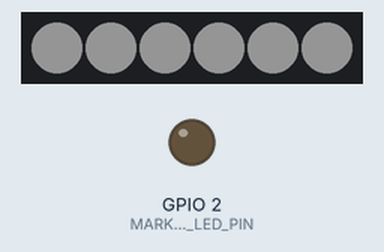
Bench run of a sketch on a simulated ESP32. Parts: 6 RGB LEDs in strip order, left to right, output pins drawn as LEDs (lit = HIGH). Dim RGB values are drawn brighter than linear; WiFi joins after 1.5 s; servers stay silent unless stated; uploads are accepted with an empty reply; not simulated (calls return 0 or success): secrets.h; what the sketch prints to the serial monitor is not drawn.

Above: at 0.6 s.
At 10.5 s:
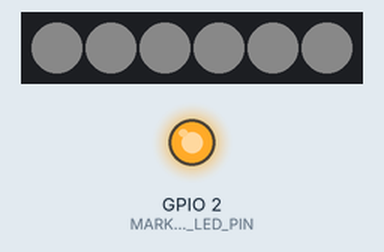
Timing chart, 0 to 12.0 s (numbered marks = the images above):
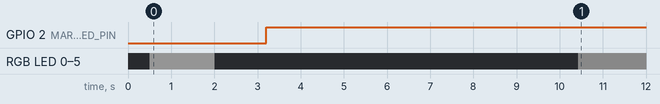

The sketch:

esp32-ticker-leds.ino
```cpp
#include <WiFi.h>
#include <HTTPClient.h>
#include <WiFiClientSecure.h>
#include <FastLED.h>
#include <math.h>
#include <ArduinoJson.h>
#include "secrets.h"

// ---------------------------------------------------------------------------
// Hardware config
// ---------------------------------------------------------------------------
#define LED_PIN             16
#define NUM_LEDS             6
#define MARKET_OPEN_LED_PIN  2  // onboard "L" LED — HIGH when market is open

// ---------------------------------------------------------------------------
// Timing
// ---------------------------------------------------------------------------
#define POLL_INTERVAL_MS (60UL * 1000UL)

// ---------------------------------------------------------------------------
// Brightness limits
// ---------------------------------------------------------------------------
#define DIM_BRIGHTNESS          20
#define FULL_BRIGHTNESS        255
#define USE_SIGMOID_BRIGHTNESS   1  // 0 = linear, 1 = sigmoid
#define CLOSED_MAX_BRIGHTNESS   20  // scale open-market brightness to this max when market is closed

// ---------------------------------------------------------------------------
// Price-change scale: ±MAX_PERCENT maps to full brightness
// ---------------------------------------------------------------------------
#define MAX_PERCENT 5.0f

// ---------------------------------------------------------------------------
// Ticker symbols (URL-encoded at compile time)
// ---------------------------------------------------------------------------
const char* const SYMBOLS[NUM_LEDS] = {
    "SPY",   // LED 0: S&P 500 (ETF proxy — ^GSPC requires paid Finnhub tier)
    "QQQ",   // LED 1: NASDAQ-100 (ETF proxy)
    "DIA",   // LED 2: DJIA (ETF proxy)
    "VCIT",  // LED 3: customize
    "NVDA",  // LED 4: customize
    "SO", // LED 5: customize
};

// ---------------------------------------------------------------------------
// LED array
// ---------------------------------------------------------------------------
CRGB leds[NUM_LEDS];

// ---------------------------------------------------------------------------
// Forward declarations
// ---------------------------------------------------------------------------
void pollAllTickers();
bool fetchMarketStatus();
bool fetchQuote(const char* symbol, float* outDp);
CRGB computeColor(float dp, bool marketOpen);

// ---------------------------------------------------------------------------
// setup
// ---------------------------------------------------------------------------
void setup() {
    Serial.begin(115200);
    delay(500);
    Serial.println("\n\nESP32 Stock Ticker LED Indicator — starting up");

    pinMode(MARKET_OPEN_LED_PIN, OUTPUT);
    digitalWrite(MARKET_OPEN_LED_PIN, LOW);

    FastLED.addLeds<WS2812B, LED_PIN, GRB>(leds, NUM_LEDS);
    FastLED.setBrightness(255);

    // Boot indicator: all dim white
    fill_solid(leds, NUM_LEDS, CRGB(20, 20, 20));
    FastLED.show();

    // Connect to WiFi
    Serial.printf("Connecting to WiFi SSID: %s\n", WIFI_SSID);
    WiFi.begin(WIFI_SSID, WIFI_PASSWORD);

    unsigned long wifiStart = millis();
    while (WiFi.status() != WL_CONNECTED && millis() - wifiStart < 30000UL) {
        delay(500);
        Serial.print(".");
    }
    Serial.println();

    if (WiFi.status() != WL_CONNECTED) {
        Serial.println("WiFi connection failed — check credentials");
        // All LEDs dim orange to signal WiFi failure
        fill_solid(leds, NUM_LEDS, CRGB(20, 10, 0));
        FastLED.show();
        return;
    }

    Serial.print("WiFi connected, IP: ");
    Serial.println(WiFi.localIP());

    // Connected: clear LEDs
    fill_solid(leds, NUM_LEDS, CRGB(0, 0, 0));
    FastLED.show();
}

// ---------------------------------------------------------------------------
// loop
// ---------------------------------------------------------------------------
void loop() {
    static bool firstRun = true;
    static unsigned long lastPollTime = 0;

    // WiFi reconnection guard
    if (WiFi.status() != WL_CONNECTED) {
        Serial.println("WiFi lost — attempting reconnect, skipping poll");
        WiFi.reconnect();
        delay(5000);
        return;
    }

    if (firstRun || (millis() - lastPollTime >= POLL_INTERVAL_MS)) {
        firstRun = false;
        pollAllTickers();
        lastPollTime = millis();  // set AFTER poll completes
    }
}

// ---------------------------------------------------------------------------
// pollAllTickers — fetch all symbols, update LEDs once at the end
// ---------------------------------------------------------------------------
void pollAllTickers() {
    Serial.println("--- Polling tickers ---");
    bool marketOpen = fetchMarketStatus();
    digitalWrite(MARKET_OPEN_LED_PIN, marketOpen ? HIGH : LOW);

    for (int i = 0; i < NUM_LEDS; i++) {
        float dp = 0.0f;
        if (fetchQuote(SYMBOLS[i], &dp)) {
            leds[i] = computeColor(dp, marketOpen);
            Serial.printf("  [%d] %s  dp=%.2f%%  rgb=(%d,%d,%d)\n",
                          i, SYMBOLS[i], dp, leds[i].r, leds[i].g, leds[i].b);
        } else {
            leds[i] = CRGB(10, 10, 10);  // dim white = fetch failure
            Serial.printf("  [%d] %s  FETCH FAILED  rgb=(%d,%d,%d)\n",
                          i, SYMBOLS[i], leds[i].r, leds[i].g, leds[i].b);
        }
    }
    FastLED.show();  // single show after all LEDs set — no flicker
    Serial.println("--- Poll complete ---");
}

// ---------------------------------------------------------------------------
// fetchMarketStatus — returns true if US market is open; defaults to true on error
// ---------------------------------------------------------------------------
bool fetchMarketStatus() {
    WiFiClientSecure client;
    client.setInsecure();

    HTTPClient http;
    char url[128];
    snprintf(url, sizeof(url),
             "https://finnhub.io/api/v1/stock/market-status?exchange=US&token=%s",
             FINNHUB_TOKEN);

    if (!http.begin(client, url)) {
        Serial.println("  market-status: http.begin failed, assuming open");
        return true;
    }

    int httpCode = http.GET();
    if (httpCode != HTTP_CODE_OK) {
        Serial.printf("  market-status: HTTP %d (RSSI=%d dBm), assuming open\n",
                      httpCode, WiFi.RSSI());
        http.end();
        return true;
    }

    JsonDocument filter;
    filter["isOpen"] = true;

    JsonDocument doc;
    DeserializationError err = deserializeJson(doc, http.getStream(),
                                               DeserializationOption::Filter(filter));
    http.end();

    if (err || doc["isOpen"].isNull()) {
        Serial.println("  market-status: parse error, assuming open");
        return true;
    }

    bool isOpen = doc["isOpen"].as<bool>();
    Serial.printf("  market-status: isOpen=%s\n", isOpen ? "true" : "false");
    return isOpen;
}

// ---------------------------------------------------------------------------
// fetchQuote — returns true and writes dp on success
// ---------------------------------------------------------------------------
bool fetchQuote(const char* symbol, float* outDp) {
    WiFiClientSecure client;
    client.setInsecure();  // skip certificate verification

    HTTPClient http;
    char url[128];
    snprintf(url, sizeof(url),
             "https://finnhub.io/api/v1/quote?symbol=%s&token=%s",
             symbol, FINNHUB_TOKEN);

    if (!http.begin(client, url)) {
        Serial.printf("    http.begin failed for %s\n", symbol);
        return false;
    }

    int httpCode = http.GET();
    if (httpCode != HTTP_CODE_OK) {
        Serial.printf("    HTTP error %d for %s (RSSI=%d dBm)\n",
                      httpCode, symbol, WiFi.RSSI());
        http.end();
        return false;
    }

    // ArduinoJson v7: filter to save RAM
    JsonDocument filter;
    filter["dp"] = true;

    JsonDocument doc;
    DeserializationError err = deserializeJson(doc, http.getStream(),
                                               DeserializationOption::Filter(filter));
    http.end();

    if (err) {
        Serial.printf("    JSON parse error for %s: %s\n", symbol, err.c_str());
        return false;
    }

    if (doc["dp"].isNull()) {
        Serial.printf("    Missing 'dp' field for %s\n", symbol);
        return false;
    }

    *outDp = doc["dp"].as<float>();
    return true;
}

// ---------------------------------------------------------------------------
// sigmoidMap — maps [0,255] through a sigmoid curve back to [0,255]
// ---------------------------------------------------------------------------
static uint8_t sigmoidMap(uint8_t v) {
    float x = (v / 255.0f) * 10.0f - 5.0f;
    float s = 1.0f / (1.0f + expf(-x));
    const float lo = 1.0f / (1.0f + expf(5.0f));
    const float hi = 1.0f / (1.0f + expf(-5.0f));
    return (uint8_t)((s - lo) / (hi - lo) * 255.0f);
}

// ---------------------------------------------------------------------------
// computeColor — brightness proportional to |dp|, green=up red=down
// ---------------------------------------------------------------------------
CRGB computeColor(float dp, bool marketOpen) {
    float absDP = fabsf(dp);
    if (absDP > MAX_PERCENT) absDP = MAX_PERCENT;

    float t = absDP / MAX_PERCENT;  // 0.0 … 1.0
    uint8_t brightness = (uint8_t)(DIM_BRIGHTNESS + t * (FULL_BRIGHTNESS - DIM_BRIGHTNESS));
#if USE_SIGMOID_BRIGHTNESS
    brightness = sigmoidMap(brightness);
#endif

    if (!marketOpen) {
        // Scale the open-market brightness proportionally into [1, CLOSED_MAX_BRIGHTNESS],
        // preserving relative differences between small and large moves but keeping
        // all LEDs dim. Floor of 1 ensures the LED is never fully off.
        brightness = max((uint8_t)1, (uint8_t)(brightness * CLOSED_MAX_BRIGHTNESS / 255.0f));
    }

    if (dp >= 0.0f) {
        return CRGB(0, brightness, 0);  // green — up
    } else {
        return CRGB(brightness, 0, 0);  // red — down
    }
    // Note: CRGB(r,g,b) is always RGB order in code;
    // the GRB template arg in addLeds handles wire reordering.
}
```

Measured:
- by itself, GPIO 2 (MARKET_OPEN_LED_PIN): LOW → HIGH at 3.2 s
- by itself, RGB LED 0–5: off → RGB(20, 20, 20) at 0.50 s, → off 1.5 s later, → RGB(10, 10, 10) 8.4 s later
- what the display in image 0 shows lasts 1.5 s, from 0.5 s to 2.0 s
